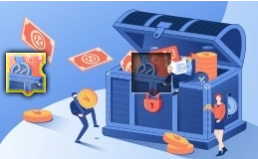
#> input picture 《Python3网络爬虫开发实战2》/captcha1/2.png, 258 x 159 px
$ python img_vertical_border.py
#> lines starting #> are read from the running program, lines starting #| are printed output that depends on the picture
from PIL import Image
import numpy as np
import collections


def find_border(path, threshold):
#> called with path = '2.png', threshold = 70
    image = Image.open(path)
#> image is the input picture: PIL image 258x159 RGBA; mean R, G, B, A 130.9, 150.4, 194.9, 255
    image = image.convert('L')
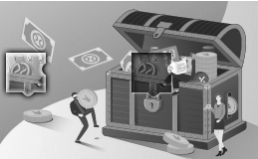
#> image: PIL image 258x159 L; min 22, max 255, mean 149.6
    # image.show()
    # image.save('gray.png')
    ary = np.array(image)
    target_list = []
    y_dict = {}
    temp = []
    for c in range(len(ary[0]) - 1):
        for r in range(len(ary)):
            value = int(ary[r][c]) - int(ary[r][c + 1])
            if value > threshold:
                target_list.append(c)

                temp.append(r)
                y_dict[c] = temp[:]

        temp.clear()
#> after the loop, target_list = 150 values from 41 to 223; temp = []; y_dict = 36 items

    result = collections.Counter(target_list).most_common(3)
#> result = [(45, 27), (216, 14), (222, 10)]

    refer1, refer2, refer3 = _get_refers(result, y_dict)

    result2 = (refer1, refer2, refer3)
    result3 = _judge_x_pos(result2)

    return result3


def _get_refers(result, y_dict):
    """输出3处坐标的(横坐标,最小y值,最大y值)"""
    refer = (result[0][0], result[1][0], result[2][0])
#> refer = (45, 216, 222)
    refer1 = (refer[0], min(y_dict[refer[0]]), max(y_dict[refer[0]]))
#> refer1 = (45, 53, 91)
    # refer1 =  (146, 24, 76)

    refer2 = (refer[1], min(y_dict[refer[1]]), max(y_dict[refer[1]]))
#> refer2 = (216, 54, 75)
    refer3 = (refer[2], min(y_dict[refer[2]]), max(y_dict[refer[2]]))
#> refer3 = (222, 131, 151)
#> in find_border, `refer1, refer2, refer3 = _get_refers(result, y_dict)`: refer1 = (45, 53, 91); refer2 = (216, 54, 75); refer3 = (222, 131, 151)
#> in find_border, `result2 = (refer1, refer2, refer3)`: result2 = ((45, 53, 91), (216, 54, 75), (222, 131, 151))
    return refer1, refer2, refer3


def _judge_deference(tup1, tup2):
    """判断两个x坐标y值相差范围,value越小,证明两者y值范围越相似"""
    value = abs(tup1[1] - tup2[1]) + abs(tup1[2] - tup2[2])
    return value


def _judge_x_pos(tup):
    """三选一,输出y值范围最相似的坐标及y范围相差值"""
    t1 = tup[0][0], tup[1][0], _judge_deference(tup[0], tup[1])
#> t1 = (45, 216, 17)
    t2 = tup[1][0], tup[2][0], _judge_deference(tup[1], tup[2])
#> t2 = (216, 222, 153)
    t3 = tup[0][0], tup[2][0], _judge_deference(tup[0], tup[2])
#> t3 = (45, 222, 138)
    new_tup = (t1, t2, t3)
#> new_tup = ((45, 216, 17), (216, 222, 153), (45, 222, 138))

    value = min(t1[2], t2[2], t3[2])
#> value = 17
    for item in new_tup:
        if item[2] == value:
            return item
#> this loop made 1 pass


if __name__ == '__main__':
    res = find_border("2.png", 70)
#> in find_border, `result3 = _judge_x_pos(result2)`: result3 = (45, 216, 17)
#> res = (45, 216, 17)
    print(res)
#| (45, 216, 17)
    ...

$ run again, with 《Python3网络爬虫开发实战2》/captcha1/3.png copied over 《Python3网络爬虫开发实战2》/captcha1/2.png
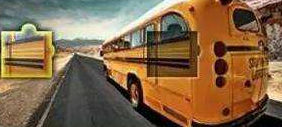
#> input picture 《Python3网络爬虫开发实战2》/captcha1/3.png, 282 x 127 px
#> in find_border, image is the input picture: PIL image 282x127 RGB; mean R, G, B 130.7, 103, 72.9
#> in find_border, `image = image.convert('L')`:
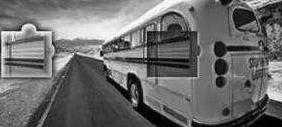
#> image: PIL image 282x127 L; min 0, max 255, mean 107.8
#> after the loop in find_border, `for c in range(len(ary[0]) - 1):`: target_list = 215 values from 13 to 279; temp = []; y_dict = 56 items
#> result = [(146, 35), (51, 30), (142, 18)]
#> refer = (146, 51, 142)
#> in _get_refers, `refer1 = (refer[0], min(y_dict[refer[0]]), max(y_dict[refer[0]]))`: refer1 = (146, 31, 76)
#> in _get_refers, `refer2 = (refer[1], min(y_dict[refer[1]]), max(y_dict[refer[1]]))`: refer2 = (51, 32, 74)
#> in _get_refers, `refer3 = (refer[2], min(y_dict[refer[2]]), max(y_dict[refer[2]]))`: refer3 = (142, 31, 57)
#> in find_border, `refer1, refer2, refer3 = _get_refers(result, y_dict)`: refer1 = (146, 31, 76); refer2 = (51, 32, 74); refer3 = (142, 31, 57)
#> result2 = ((146, 31, 76), (51, 32, 74), (142, 31, 57))
#> t1 = (146, 51, 3)
#> t2 = (51, 142, 18)
#> t3 = (146, 142, 19)
#> new_tup = ((146, 51, 3), (51, 142, 18), (146, 142, 19))
#> value = 3
#> the loop in _judge_x_pos, `for item in new_tup:` made 1 pass
#> result3 = (146, 51, 3)
#| (146, 51, 3)

$ run again, with 《Python3网络爬虫开发实战2》/captcha1/4.png copied over 《Python3网络爬虫开发实战2》/captcha1/2.png
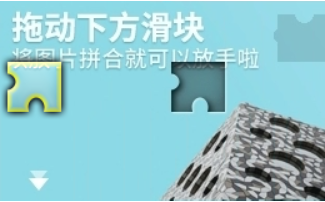
#> input picture 《Python3网络爬虫开发实战2》/captcha1/4.png, 325 x 202 px
#> in find_border, image is the input picture: PIL image 325x202 RGBA; mean R, G, B, A 144.7, 198.6, 205.8, 255
#> in find_border, `image = image.convert('L')`:
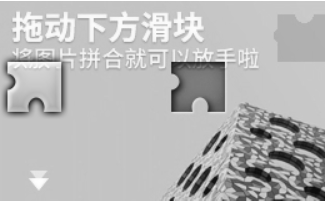
#> image: PIL image 325x202 L; min 13, max 255, mean 183.2
#> after the loop in find_border, `for c in range(len(ary[0]) - 1):`: target_list = 160 values from 19 to 303; temp = []; y_dict = 42 items
#> result = [(60, 47), (170, 33), (178, 5)]
#> refer = (60, 170, 178)
#> in _get_refers, `refer1 = (refer[0], min(y_dict[refer[0]]), max(y_dict[refer[0]]))`: refer1 = (60, 62, 108)
#> in _get_refers, `refer2 = (refer[1], min(y_dict[refer[1]]), max(y_dict[refer[1]]))`: refer2 = (170, 62, 111)
#> in _get_refers, `refer3 = (refer[2], min(y_dict[refer[2]]), max(y_dict[refer[2]]))`: refer3 = (178, 79, 181)
#> in find_border, `refer1, refer2, refer3 = _get_refers(result, y_dict)`: refer1 = (60, 62, 108); refer2 = (170, 62, 111); refer3 = (178, 79, 181)
#> result2 = ((60, 62, 108), (170, 62, 111), (178, 79, 181))
#> t1 = (60, 170, 3)
#> t2 = (170, 178, 87)
#> t3 = (60, 178, 90)
#> new_tup = ((60, 170, 3), (170, 178, 87), (60, 178, 90))
#> value = 3
#> the loop in _judge_x_pos, `for item in new_tup:` made 1 pass
#> result3 = (60, 170, 3)
#| (60, 170, 3)

$ run again, with 《Python3网络爬虫开发实战2》/captcha1/before.png copied over 《Python3网络爬虫开发实战2》/captcha1/2.png
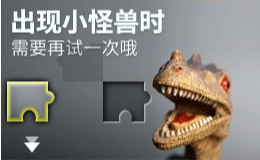
#> input picture 《Python3网络爬虫开发实战2》/captcha1/before.png, 260 x 160 px
#> in find_border, image is the input picture: PIL image 260x160 RGBA; mean R, G, B, A 129, 126.7, 123.4, 255
#> in find_border, `image = image.convert('L')`:
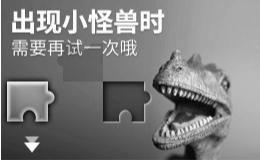
#> image: PIL image 260x160 L; min 10, max 255, mean 126.9
#> after the loop in find_border, `for c in range(len(ary[0]) - 1):`: target_list = 744 values from 0 to 226; temp = []; y_dict = 126 items
#> result = [(0, 160), (102, 40), (47, 27)]
#> refer = (0, 102, 47)
#> in _get_refers, `refer1 = (refer[0], min(y_dict[refer[0]]), max(y_dict[refer[0]]))`: refer1 = (0, 0, 159)
#> in _get_refers, `refer2 = (refer[1], min(y_dict[refer[1]]), max(y_dict[refer[1]]))`: refer2 = (102, 14, 120)
#> in _get_refers, `refer3 = (refer[2], min(y_dict[refer[2]]), max(y_dict[refer[2]]))`: refer3 = (47, 81, 120)
#> in find_border, `refer1, refer2, refer3 = _get_refers(result, y_dict)`: refer1 = (0, 0, 159); refer2 = (102, 14, 120); refer3 = (47, 81, 120)
#> result2 = ((0, 0, 159), (102, 14, 120), (47, 81, 120))
#> t1 = (0, 102, 53)
#> t2 = (102, 47, 67)
#> t3 = (0, 47, 120)
#> new_tup = ((0, 102, 53), (102, 47, 67), (0, 47, 120))
#> value = 53
#> the loop in _judge_x_pos, `for item in new_tup:` made 1 pass
#> result3 = (0, 102, 53)
#| (0, 102, 53)
